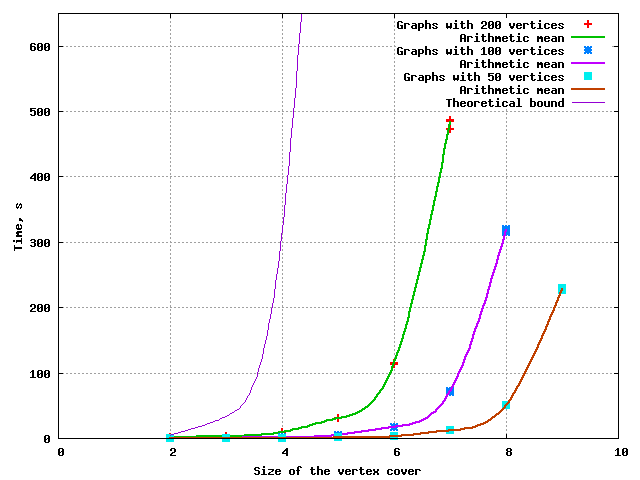

Write gnuplot code to recreate this figure.
set datafile separator "|"
set grid
set xrange[0:10]
set yrange[0:650]
set style line 1 lw 2
set style line 2 lw 2
set style line 3 lw 2
set style line 4 lw 2
set style line 5 lw 2
set style line 6 lw 2
set style line 7 lw 1
set xlabel "Size of the vertex cover"
set ylabel "Time, s"
plot 'Table 1.txt' using 1:2 ls 1 title sprintf("Graphs with 200 vertices"), 'Table 1.txt' using 1:2 smooth cspline ls 2 title sprintf("Arithmetic mean"), 'Table 2.txt' using 1:2 ls 3 title sprintf("Graphs with 100 vertices"), 'Table 2.txt' using 1:2 smooth cspline ls 4 title sprintf("Arithmetic mean"), 'Table 3.txt' using 1:2 ls 5 title sprintf("Graphs with 50 vertices"), 'Table 3.txt' using 1:2 smooth cspline ls 6 title sprintf("Arithmetic mean"), 'Table 4.txt' using 1:2 smooth cspline linetype 1 dashtype (5,50) title sprintf("Theoretical bound")
set term png medium
set output "Plot.png"
replot
set term windows